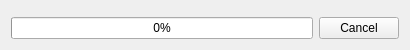
<?xml version="1.0" encoding="UTF-8"?>
<ui version="4.0">
 <class>StorageRebuildWidget</class>
 <widget class="QWidget" name="StorageRebuildWidget">
  <property name="geometry">
   <rect>
    <x>0</x>
    <y>0</y>
    <width>410</width>
    <height>49</height>
   </rect>
  </property>
  <layout class="QVBoxLayout" name="verticalLayout" stretch="1,0">
   <item>
    <widget class="QnWordWrappedLabel" name="statusLabel" native="true"/>
   </item>
   <item>
    <layout class="QHBoxLayout" name="horizontalLayout_7">
     <item>
      <widget class="QProgressBar" name="progressBar">
       <property name="enabled">
        <bool>true</bool>
       </property>
       <property name="value">
        <number>0</number>
       </property>
      </widget>
     </item>
     <item>
      <widget class="QPushButton" name="stopButton">
       <property name="text">
        <string>Cancel</string>
       </property>
      </widget>
     </item>
    </layout>
   </item>
  </layout>
 </widget>
 <customwidgets>
  <customwidget>
   <class>QnWordWrappedLabel</class>
   <extends>QWidget</extends>
   <header location="global">ui/widgets/word_wrapped_label.h</header>
   <container>1</container>
  </customwidget>
 </customwidgets>
 <resources/>
 <connections/>
</ui>
